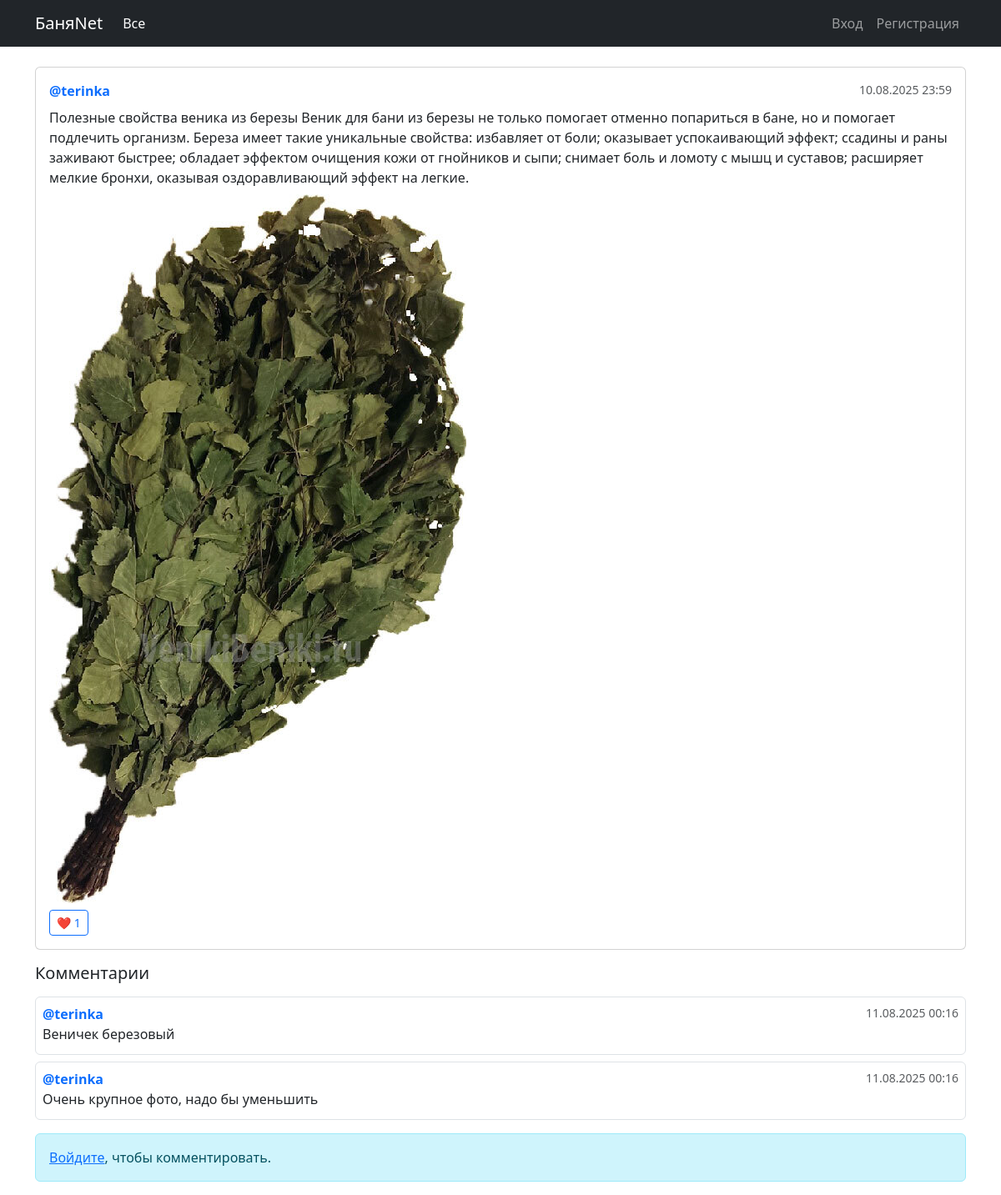
Page /post/2/ on the earlier database version.
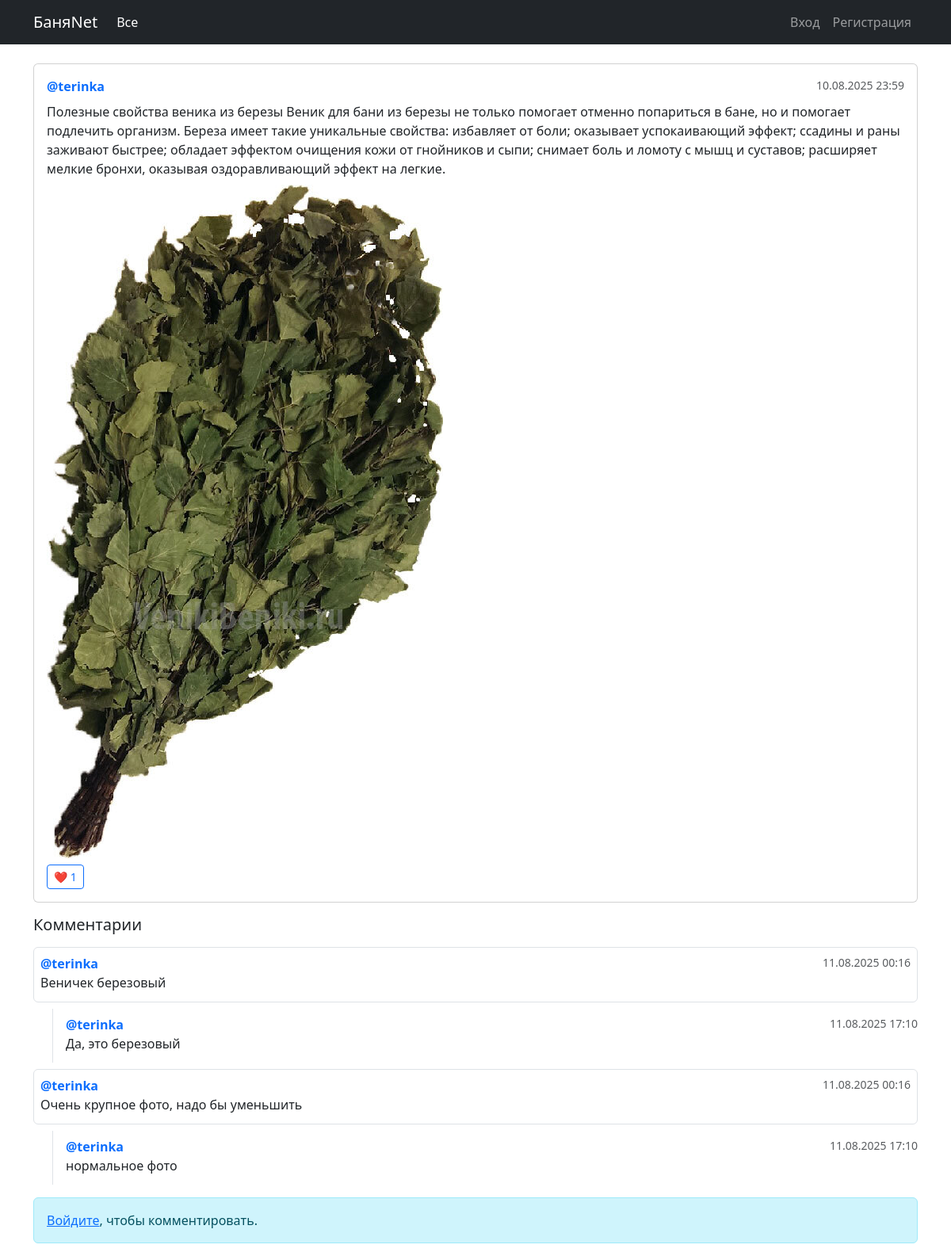
Same page on the later database version.
### network/models.py (models this page shows, shortened)
class Comment(models.Model):
    author = models.ForeignKey(settings.AUTH_USER_MODEL, on_delete=models.CASCADE, related_name='comments')
    post = models.ForeignKey(Post, on_delete=models.CASCADE, related_name='comments')
    parent = models.ForeignKey('self', on_delete=models.CASCADE, related_name='replies',
                               null=True, blank=True)  # ← новое поле
    text = models.CharField(max_length=500)
    created_at = models.DateTimeField(auto_now_add=True)
    class Meta:
        ordering = ['created_at']  # старые сверху

### accounts/models.py (models this page shows)
class User(AbstractUser):
    pass

### network/views.py (the view)
# urls.py: path('post/<int:pk>/', views.post_detail, name='post_detail'),
def post_detail(request, pk):
    post = get_object_or_404(Post.objects.select_related('author'), pk=pk)
    comments = (
        post.comments
            .select_related('author', 'parent')
            .prefetch_related('replies__author', 'replies__replies__author')  # глубже на уровень
            .all()
    )
    comment_form = CommentForm() if request.user.is_authenticated else None
    user_liked = request.user.is_authenticated and post.likes.filter(user=request.user).exists()
    return render(request, 'post_detail.html', {
        'post': post,
        'comments': comments,
        'comment_form': comment_form,
        'user_liked': user_liked,
    })

### messaging/context_processors.py (called while the page is built, shortened)
def unread_messages(request):
    if not request.user.is_authenticated:
        return {}

### network/models.py (called while the page is built)
    @property
    def likes_count(self):
        return self.likes.count()

### templates/post_detail.html (shortened to what this page needs)
{% extends "base.html" %}
{% block content %}
  <div class="card mb-3">
    <div class="card-body">
      <div class="d-flex justify-content-between mb-2">
        <strong>
          {% if post.author and post.author.username %}
            <a href="{% url 'profile' post.author.username %}" class="text-decoration-none">
              @{{ post.author.username }}
            </a>
          {% else %}
            @{{ post.author }}
          {% endif %}
        </strong>
        <small class="text-muted">{{ post.created_at|date:"d.m.Y H:i" }}</small>
      </div>
      <p class="mb-2">{{ post.text }}</p>
      {% if post.image %}
        <img src="{{ post.image.url }}" class="img-fluid rounded mb-2" alt="">
      {% endif %}
      <div class="d-flex align-items-center gap-3">
        <form method="post" action="{% url 'toggle_like' post.pk %}">
          <button class="btn btn-sm btn-outline-primary">
            {% if user_liked %}💔{% else %}❤️{% endif %} {{ post.likes_count }}
          </button>
        </form>
      </div>
    </div>
  </div>
  <h5 class="mb-3">Комментарии</h5>
  {% for c in comments %}
    {% if not c.parent %}
      {% include "partials/_comment.html" with c=c level=0 %}
    {% endif %}
  {% empty %}
    <div class="text-muted mb-2">Комментариев пока нет.</div>
  {% endfor %}
  {% if user.is_authenticated %}
    <form method="post" action="{% url 'add_comment' post.pk %}" class="mt-3">
      {% csrf_token %}
      <div class="input-group">
        {{ comment_form.text }}
        <input type="hidden" name="next" value="{{ request.get_full_path }}">
        <button class="btn btn-primary">Отправить</button>
      </div>
    </form>
  {% else %}
    <div class="alert alert-info mt-3">
      <a href="{% url 'login' %}">Войдите</a>, чтобы комментировать.
    </div>
  {% endif %}
{% endblock %}

### templates/partials/_comment.html (shortened to what this page needs)
{% with level=level|default:0 %}
  <div class="{% if level > 0 %}ms-4 border-start ps-3 py-2 mb-2{% else %}border rounded p-2 mb-2{% endif %}">
    <div class="d-flex justify-content-between">
      <strong>
        {% if c.author and c.author.username %}
          <a href="{% url 'profile' c.author.username %}" class="text-decoration-none">
            @{{ c.author.username }}
          </a>
        {% else %}
          @{{ c.author }}
        {% endif %}
      </strong>
      <small class="text-muted">{{ c.created_at|date:"d.m.Y H:i" }}</small>
    </div>
    <div class="mb-1">{{ c.text }}</div>
  </div>
  {% for child in c.replies.all %}
    {% include "partials/_comment.html" with c=child level=level|add:1 %}
  {% endfor %}
{% endwith %}

Differences in the rows shown:
added Comment: author.username "terinka", created_at "11.08.2025 17:10", text "Да, это березовый"
added Comment: author.username "terinka", created_at "11.08.2025 17:10", text "нормальное фото"
